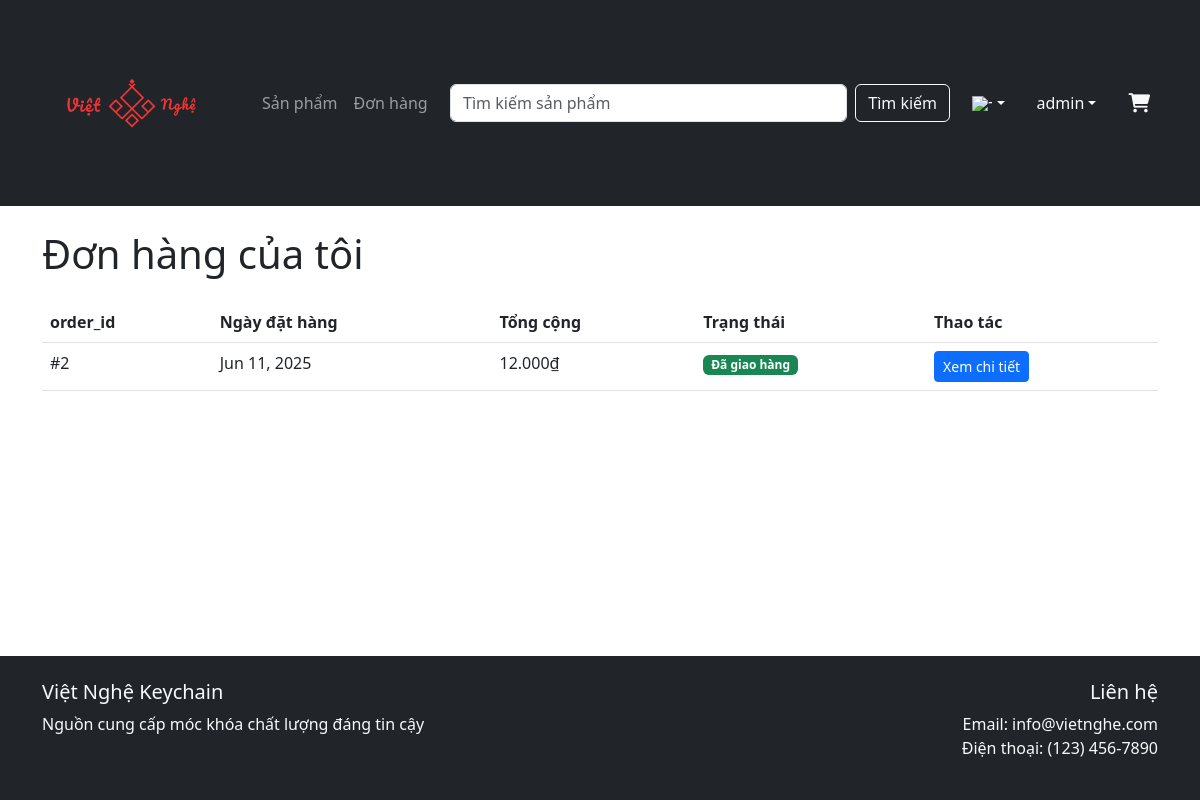
/orders (signed in), run on the app's committed database.
### tables this page shows
CREATE TABLE `orders` (
  `order_id` int(11) NOT NULL,
  `user_id` int(11) NOT NULL,
  `cart_id` int(11) NOT NULL,
  `processed_by` int(11) DEFAULT NULL,
  `order_date` datetime DEFAULT current_timestamp(),
  `total_amount` decimal(8,2) NOT NULL,
  `status` enum('pending','processing','shipped','delivered','cancelled') DEFAULT 'pending',
  `shipping_address` varchar(200) DEFAULT NULL
);

### controllers/Controller.php (called while the page is built, shortened)
<?php
abstract class Controller {
    protected function render($view, $data = []) {
        extract($data);
        $viewPath = __DIR__ . "/../views/{$view}.php";
        require $viewPath;
        require __DIR__ . "/../views/layouts/main.php";
    }
    protected function getCurrentUserId() {
        return $_SESSION['user']['id'] ?? null;
    }
}

### controllers/OrderController.php (called while the page is built, shortened)
<?php
require_once __DIR__ . '/Controller.php';
require_once __DIR__ . '/../models/Order.php';
class OrderController extends Controller {
    private $orderModel;
    public function __construct() {
        $this->orderModel = new Order();
    }
    public function index() {
        $userId = $this->getCurrentUserId();
        $orders = $this->orderModel->getOrdersByUser($userId);
        $this->render('orders/list', [
            'orders' => $orders,
            'basePath' => $this->basePath
        ]);
    }
    protected function getStatusBadgeClass($status) {
        switch ($status) {
            case 'delivered':
                return 'success';
        }
    }
}

### config/helpers.php (called while the page is built, shortened)
<?php
function getCurrentLanguage() {
    return isset($_SESSION['language']) ? $_SESSION['language'] : 'vi';
}
function __($key) {
    $languages = require __DIR__ . '/languages.php';
    $currentLang = getCurrentLanguage();
    return $languages[$currentLang][$key] ?? $key;
}
function formatCurrency($amount, $currency = 'VND') {
    if ($currency === 'VND') {
        return number_format($amount, 0, ',', '.') . '₫';
    } else {
        return '$' . number_format($amount, 2, '.', ',');
    }
}

### models/Model.php (called while the page is built, shortened)
<?php
class Model {
    public function __construct() {
        global $db;
        $this->db = $db;
    }
}

### models/Order.php (called while the page is built, shortened)
<?php
require_once __DIR__ . '/Model.php';
class Order extends Model {
    protected $table = 'orders';
    public function getOrdersByUser($userId) {
        $sql = "SELECT * FROM {$this->table} WHERE user_id = ? ORDER BY order_date DESC";
        $stmt = $this->db->prepare($sql);
        $stmt->bind_param("i", $userId);
        $stmt->execute();
        $result = $stmt->get_result();
        return $result->fetch_all(MYSQLI_ASSOC);
    }
}

### views/orders/list.php (the view)
<div class="row">
    <div class="col-12">
        <h1 class="mb-4"><?= __('my_orders') ?></h1>
    </div>
</div>
<?php if (empty($orders)): ?>
    <div class="alert alert-info">
        <?= __('no_orders_yet') ?> <a href="<?= $basePath ?>/products"><?= __('start_shopping') ?></a>
    </div>
<?php else: ?>
    <div class="table-responsive">
        <table class="table">
            <thead>
                <tr>
                    <th><?= __('order_id') ?></th>
                    <th><?= __('order_date') ?></th>
                    <th><?= __('total') ?></th>
                    <th><?= __('order_status') ?></th>
                    <th><?= __('actions') ?></th>
                </tr>
            </thead>
            <tbody>
                <?php foreach ($orders as $order): ?>
                    <tr>
                        <td>#<?php echo $order['order_id']; ?></td>
                        <td><?php echo date('M d, Y', strtotime($order['order_date'])); ?></td>
                        <td><?php echo formatCurrency($order['total_amount']); ?></td>
                        <td>
                            <span class="badge bg-<?php echo $this->getStatusBadgeClass($order['status']); ?>">
                                <?php echo __('status_' . $order['status']); ?>
                            </span>
                        </td>
                        <td>
                            <a href="<?= $basePath ?>/orders/show/<?php echo $order['order_id']; ?>" class="btn btn-sm btn-primary"><?= __('view_details') ?></a>
                        </td>
                    </tr>
                <?php endforeach; ?>
            </tbody>
        </table>
    </div>
<?php endif; ?>

### public/css/style.css (style rules this page uses)
html, body { height: 100%; margin: 0; }
body { display: flex; flex-direction: column; min-height: 100vh; }
.btn { white-space: nowrap; min-width: max-content; }

### data on the page
orders: order_id "2", order_date "Jun 11, 2025", total_amount "12.000₫", status "Đã giao hàng"

### other printed values
__('products') "Sản phẩm"
__('orders') "Đơn hàng"
__('search_button') "Tìm kiếm"
$_SESSION['user']['first_name'] . ' ' . $_SESSION['user']['last_name'] "admin"
__('my_orders') "Đơn hàng của tôi"
__('order_id') "order_id"
__('order_date') "Ngày đặt hàng"
__('total') "Tổng cộng"
__('order_status') "Trạng thái"
__('actions') "Thao tác"
__('trusted_source') "Nguồn cung cấp móc khóa chất lượng đáng tin cậy"
__('contact_us') "Liên hệ"
__('email') "Email"
__('phone') "Điện thoại"
